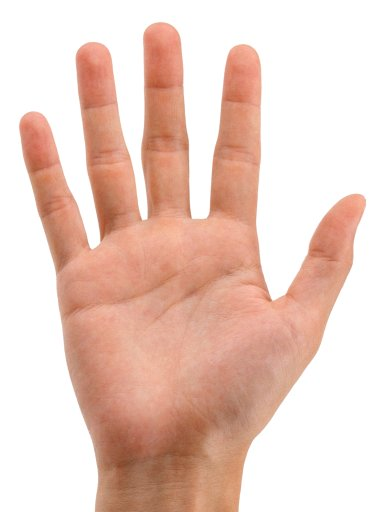
#> input picture BASIC/images/hand.jpg, 384 x 512 px
$ jupyter execute 5-Operations.ipynb
#> lines starting #> are read from the running program, lines starting #| are printed output that depends on the picture
[cell 1]
import cv2 as cv
import numpy as np
import matplotlib.pyplot as plt

img = cv.imread('images/hand.jpg')
#> img is the input picture: shape (512, 384, 3); mean B, G, R 194.5, 205.8, 234.9

### Translation

[cell 2]
def translate(img, x, y):
#> called with x = 50, y = -100
    transMat = np.float32([[1,0,x],[0,1,y]])
    dimensions = (img.shape[1], img.shape[0])
#> dimensions = (384, 512)
    return cv.warpAffine(img, transMat, dimensions)
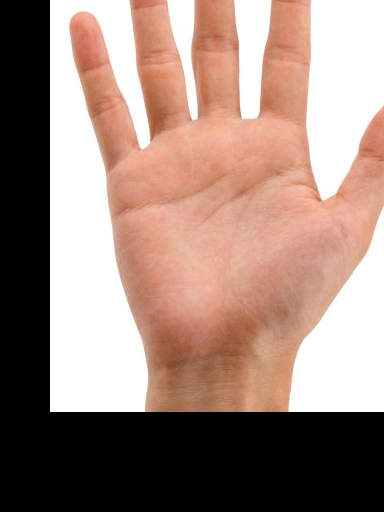
#> returned value: shape (512, 384, 3); mean of channels 0, 1, 2 123.9, 134.2, 159.8; drawn as B, G, R

# (-/+) down/up y - (-/+) left/right x
translated = translate(img, 50, -100)
cv.imshow('Translated', translated)

plt.imshow(translated)

cv.waitKey(0)

### Rotation

[cell 3]
def rotate(img, angle, rotPoint=None):
#> called with angle = -45
    (height,width) = img.shape[:2]
#> height = 512; width = 384

    if rotPoint is None:
        rotPoint = (width//2,height//2)
#> rotPoint = (192, 256)

    rotMat = cv.getRotationMatrix2D(rotPoint, angle, 1.0)
    dimensions = (width,height)
#> dimensions = (384, 512)

    return cv.warpAffine(img, rotMat, dimensions)
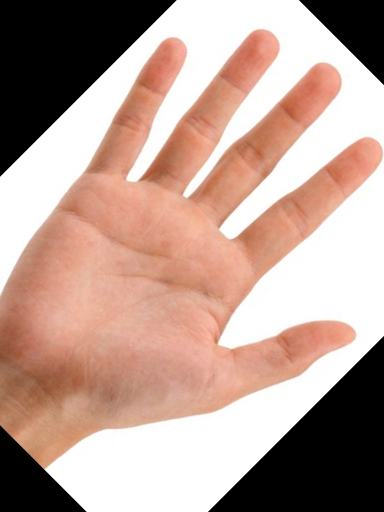
#> returned value: shape (512, 384, 3); mean of channels 0, 1, 2 147.2, 158.1, 186.3; drawn as B, G, R

##### Rotation - 45 Degree

[cell 4]
rotated = rotate(img, -45)
cv.imshow('Rotated', rotated)

plt.imshow(rotated)

cv.waitKey(0)

##### Rotation - 90 Degree

[cell 5]
rotated_rotated = rotate(img, -90)
#> call 2 of rotate, with angle = -90
#> in rotate (call 2), `return cv.warpAffine(img, rotMat, dimensions)`:
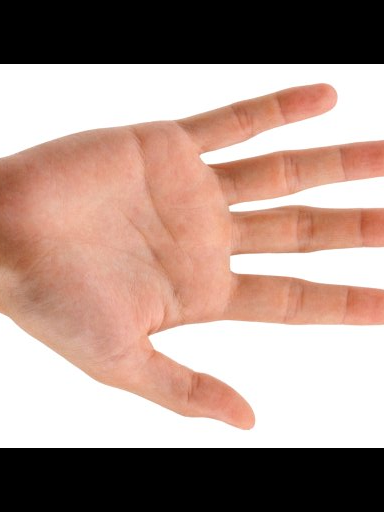
#> returned value: shape (512, 384, 3); mean of channels 0, 1, 2 140, 149.6, 175; drawn as B, G, R
cv.imshow('Rotated Rotated', rotated_rotated)

plt.imshow(rotated_rotated)

cv.waitKey(0)

### Resizing

[cell 6]
resized = cv.resize(img, (800,500), interpolation=cv.INTER_CUBIC)
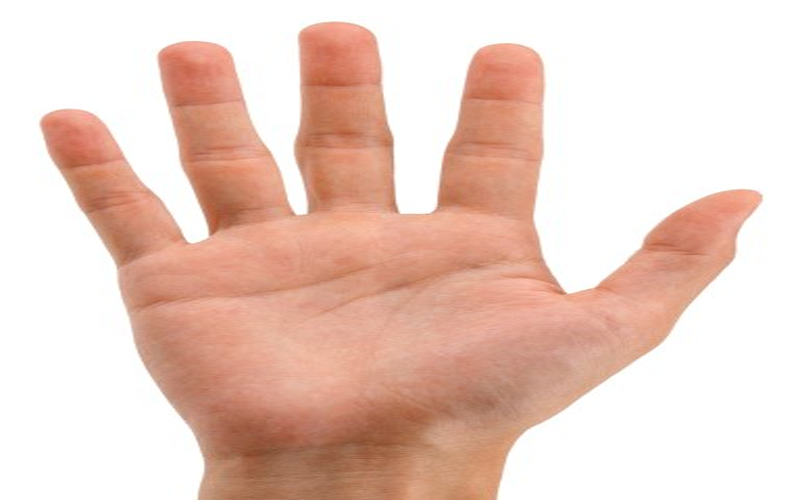
#> resized: shape (500, 800, 3); mean B, G, R 194.5, 205.8, 234.8
cv.imshow('Resized', resized)

plt.imshow(resized)

cv.waitKey(0)

### Flipping

[cell 7]
flip = cv.flip(img, -1)
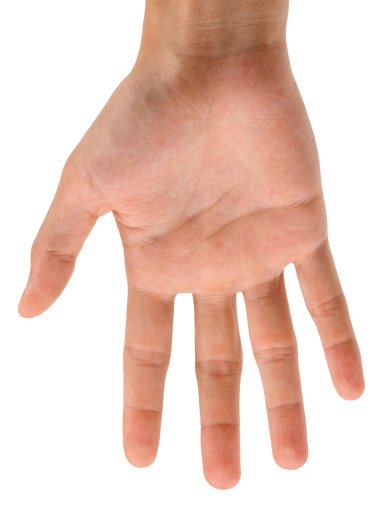
#> flip: shape (512, 384, 3); mean B, G, R 194.5, 205.8, 234.9
cv.imshow('Flip', flip)

plt.imshow(flip)
cv.waitKey(0)

### Cropping

[cell 8]
cropped = img[200:400, 300:400]
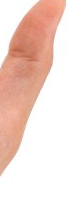
#> cropped: shape (200, 84, 3); mean B, G, R 212.6, 220.8, 243.5
cv.imshow('Cropped', cropped)

plt.imshow(cropped)
cv.waitKey(0)

$ run again, with BASIC/images/shapes.jpg copied over BASIC/images/hand.jpg
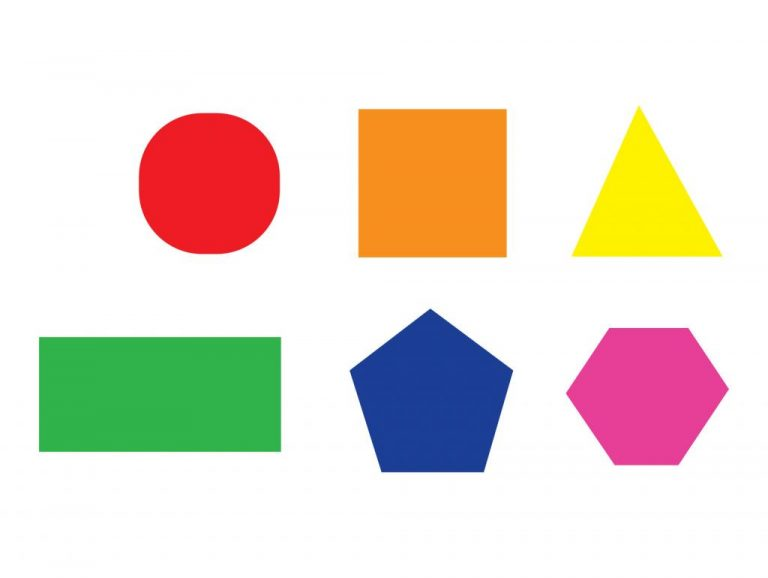
#> input picture BASIC/images/shapes.jpg, 768 x 578 px
#> img is the input picture: shape (578, 768, 3); mean B, G, R 209.5, 220.6, 230.2
#> `resized = cv.resize(img, (800,500), interpolation=cv.INTER_CUBIC)`:
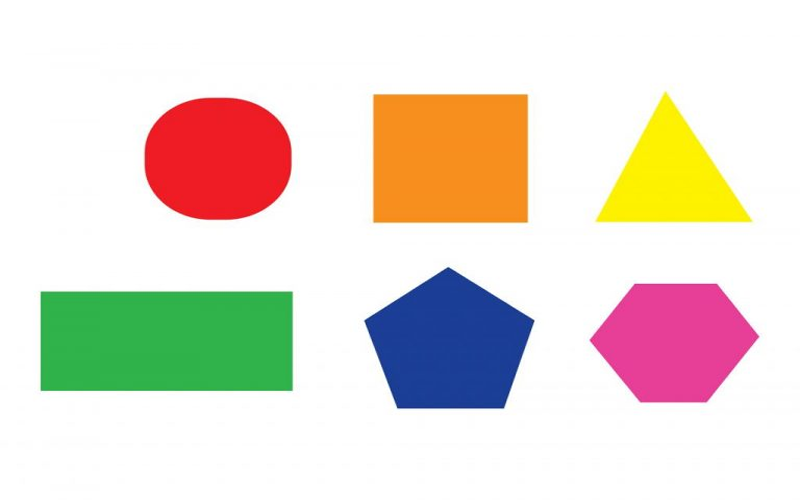
#> resized: shape (500, 800, 3); mean B, G, R 209.4, 220.6, 230.2
#> `cropped = img[200:400, 300:400]`:
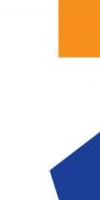
#> cropped: shape (200, 100, 3); mean B, G, R 215.3, 218.9, 227.1
